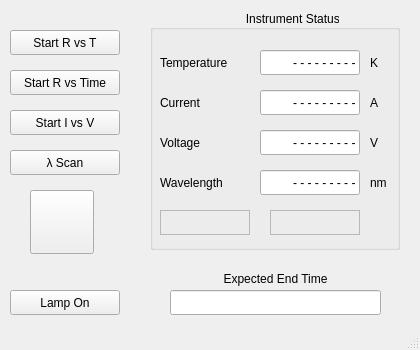
<?xml version="1.0" encoding="UTF-8"?>
<ui version="4.0">
 <class>MainWindow</class>
 <widget class="QMainWindow" name="MainWindow">
  <property name="geometry">
   <rect>
    <x>0</x>
    <y>0</y>
    <width>420</width>
    <height>350</height>
   </rect>
  </property>
  <property name="windowTitle">
   <string>Conductivity Measurements</string>
  </property>
  <property name="windowIcon">
   <iconset resource="resources.qrc">
    <normaloff>:/myLogoT.png</normaloff>:/myLogoT.png</iconset>
  </property>
  <widget class="QWidget" name="centralWidget">
   <widget class="QPushButton" name="startRvsTButton">
    <property name="geometry">
     <rect>
      <x>10</x>
      <y>30</y>
      <width>110</width>
      <height>25</height>
     </rect>
    </property>
    <property name="text">
     <string>Start R vs T</string>
    </property>
   </widget>
   <widget class="QPushButton" name="startIvsVButton">
    <property name="enabled">
     <bool>true</bool>
    </property>
    <property name="geometry">
     <rect>
      <x>10</x>
      <y>110</y>
      <width>110</width>
      <height>25</height>
     </rect>
    </property>
    <property name="text">
     <string>Start I vs V</string>
    </property>
   </widget>
   <widget class="QGroupBox" name="statusGroupBox">
    <property name="geometry">
     <rect>
      <x>150</x>
      <y>10</y>
      <width>250</width>
      <height>240</height>
     </rect>
    </property>
    <property name="title">
     <string>           Instrument Status</string>
    </property>
    <property name="alignment">
     <set>Qt::AlignCenter</set>
    </property>
    <widget class="QLabel" name="labelTemperature">
     <property name="geometry">
      <rect>
       <x>10</x>
       <y>40</y>
       <width>95</width>
       <height>25</height>
      </rect>
     </property>
     <property name="text">
      <string>Temperature</string>
     </property>
    </widget>
    <widget class="QLineEdit" name="temperatureEdit">
     <property name="geometry">
      <rect>
       <x>110</x>
       <y>40</y>
       <width>100</width>
       <height>25</height>
      </rect>
     </property>
     <property name="text">
      <string>- - - - - - - - -</string>
     </property>
     <property name="alignment">
      <set>Qt::AlignRight|Qt::AlignTrailing|Qt::AlignVCenter</set>
     </property>
     <property name="readOnly">
      <bool>true</bool>
     </property>
    </widget>
    <widget class="QLabel" name="labelK">
     <property name="geometry">
      <rect>
       <x>220</x>
       <y>40</y>
       <width>31</width>
       <height>25</height>
      </rect>
     </property>
     <property name="text">
      <string>K</string>
     </property>
    </widget>
    <widget class="QLineEdit" name="currentEdit">
     <property name="geometry">
      <rect>
       <x>110</x>
       <y>80</y>
       <width>100</width>
       <height>25</height>
      </rect>
     </property>
     <property name="text">
      <string>- - - - - - - - -</string>
     </property>
     <property name="alignment">
      <set>Qt::AlignRight|Qt::AlignTrailing|Qt::AlignVCenter</set>
     </property>
     <property name="readOnly">
      <bool>true</bool>
     </property>
    </widget>
    <widget class="QLabel" name="labelA">
     <property name="geometry">
      <rect>
       <x>220</x>
       <y>80</y>
       <width>31</width>
       <height>25</height>
      </rect>
     </property>
     <property name="text">
      <string>A</string>
     </property>
    </widget>
    <widget class="QLabel" name="labelCurrent">
     <property name="geometry">
      <rect>
       <x>10</x>
       <y>80</y>
       <width>95</width>
       <height>25</height>
      </rect>
     </property>
     <property name="text">
      <string>Current</string>
     </property>
    </widget>
    <widget class="QLineEdit" name="voltageEdit">
     <property name="geometry">
      <rect>
       <x>110</x>
       <y>120</y>
       <width>100</width>
       <height>25</height>
      </rect>
     </property>
     <property name="text">
      <string>- - - - - - - - -</string>
     </property>
     <property name="alignment">
      <set>Qt::AlignRight|Qt::AlignTrailing|Qt::AlignVCenter</set>
     </property>
     <property name="readOnly">
      <bool>true</bool>
     </property>
    </widget>
    <widget class="QLabel" name="labelV">
     <property name="geometry">
      <rect>
       <x>220</x>
       <y>120</y>
       <width>31</width>
       <height>25</height>
      </rect>
     </property>
     <property name="text">
      <string>V</string>
     </property>
    </widget>
    <widget class="QLabel" name="labelVoltage">
     <property name="geometry">
      <rect>
       <x>10</x>
       <y>120</y>
       <width>95</width>
       <height>25</height>
      </rect>
     </property>
     <property name="text">
      <string>Voltage</string>
     </property>
    </widget>
    <widget class="QLabel" name="labelPhoto">
     <property name="geometry">
      <rect>
       <x>120</x>
       <y>200</y>
       <width>90</width>
       <height>25</height>
      </rect>
     </property>
     <property name="frameShape">
      <enum>QFrame::StyledPanel</enum>
     </property>
     <property name="text">
      <string/>
     </property>
     <property name="alignment">
      <set>Qt::AlignCenter</set>
     </property>
    </widget>
    <widget class="QLabel" name="labelCompliance">
     <property name="geometry">
      <rect>
       <x>10</x>
       <y>200</y>
       <width>90</width>
       <height>25</height>
      </rect>
     </property>
     <property name="frameShape">
      <enum>QFrame::StyledPanel</enum>
     </property>
     <property name="text">
      <string/>
     </property>
     <property name="alignment">
      <set>Qt::AlignCenter</set>
     </property>
    </widget>
    <widget class="QLineEdit" name="wavelengthEdit">
     <property name="geometry">
      <rect>
       <x>110</x>
       <y>160</y>
       <width>100</width>
       <height>25</height>
      </rect>
     </property>
     <property name="text">
      <string>- - - - - - - - -</string>
     </property>
     <property name="alignment">
      <set>Qt::AlignRight|Qt::AlignTrailing|Qt::AlignVCenter</set>
     </property>
     <property name="readOnly">
      <bool>true</bool>
     </property>
    </widget>
    <widget class="QLabel" name="labelWavelength">
     <property name="geometry">
      <rect>
       <x>10</x>
       <y>160</y>
       <width>95</width>
       <height>25</height>
      </rect>
     </property>
     <property name="text">
      <string>Wavelength</string>
     </property>
    </widget>
    <widget class="QLabel" name="labelLambda">
     <property name="geometry">
      <rect>
       <x>220</x>
       <y>160</y>
       <width>31</width>
       <height>25</height>
      </rect>
     </property>
     <property name="text">
      <string>nm</string>
     </property>
    </widget>
   </widget>
   <widget class="QLineEdit" name="endTimeEdit">
    <property name="geometry">
     <rect>
      <x>170</x>
      <y>290</y>
      <width>211</width>
      <height>25</height>
     </rect>
    </property>
    <property name="alignment">
     <set>Qt::AlignCenter</set>
    </property>
    <property name="readOnly">
     <bool>true</bool>
    </property>
   </widget>
   <widget class="QLabel" name="labelMeasureTime">
    <property name="geometry">
     <rect>
      <x>170</x>
      <y>270</y>
      <width>211</width>
      <height>17</height>
     </rect>
    </property>
    <property name="text">
     <string>Expected End Time</string>
    </property>
    <property name="alignment">
     <set>Qt::AlignCenter</set>
    </property>
   </widget>
   <widget class="QPushButton" name="lampButton">
    <property name="geometry">
     <rect>
      <x>10</x>
      <y>290</y>
      <width>110</width>
      <height>25</height>
     </rect>
    </property>
    <property name="text">
     <string>Lamp On</string>
    </property>
   </widget>
   <widget class="QPushButton" name="lambdaScanButton">
    <property name="geometry">
     <rect>
      <x>10</x>
      <y>150</y>
      <width>110</width>
      <height>25</height>
     </rect>
    </property>
    <property name="text">
     <string>λ Scan</string>
    </property>
   </widget>
   <widget class="QPushButton" name="logoButton">
    <property name="geometry">
     <rect>
      <x>30</x>
      <y>190</y>
      <width>64</width>
      <height>64</height>
     </rect>
    </property>
    <property name="icon">
     <iconset resource="resources.qrc">
      <normaloff>:/myLogoT.png</normaloff>:/myLogoT.png</iconset>
    </property>
    <property name="iconSize">
     <size>
      <width>64</width>
      <height>64</height>
     </size>
    </property>
    <property name="flat">
     <bool>false</bool>
    </property>
   </widget>
   <widget class="QPushButton" name="startRvsTimeButton">
    <property name="geometry">
     <rect>
      <x>10</x>
      <y>70</y>
      <width>110</width>
      <height>25</height>
     </rect>
    </property>
    <property name="text">
     <string>Start R vs Time</string>
    </property>
   </widget>
  </widget>
  <widget class="QStatusBar" name="statusBar"/>
 </widget>
 <layoutdefault spacing="6" margin="11"/>
 <resources>
  <include location="resources.qrc"/>
 </resources>
 <connections/>
</ui>
